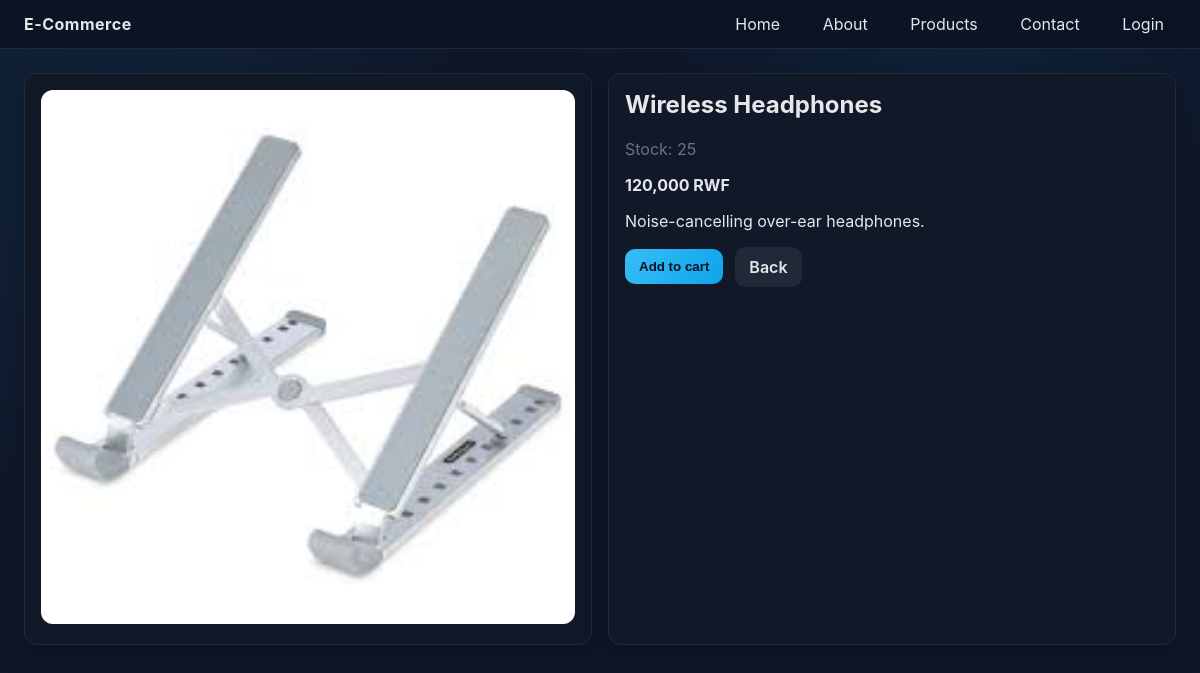
The page /customer/product_details.php?id=2 on the database its author committed.
### tables this page shows
CREATE TABLE IF NOT EXISTS Products (
    ProductID INT AUTO_INCREMENT PRIMARY KEY,
    Name VARCHAR(200),
    Price DECIMAL(10,2),
    Stock INT,
    CategoryID INT,
    ImageURL VARCHAR(500),
    Description TEXT,
    FOREIGN KEY (CategoryID) REFERENCES Categories(CategoryID)
);

### includes/functions.php (called while the page is built, shortened)
<?php
function sanitize(string $value): string
{
    return htmlspecialchars(trim($value), ENT_QUOTES, 'UTF-8');
}
function get_product(int $id)
{
    $pdo = getPDO();
    $stmt = $pdo->prepare('SELECT * FROM Products WHERE ProductID = ?');
    $stmt->execute([$id]);
    return $stmt->fetch();
}
function format_price(float $amount): string
{
    return number_format($amount, 0, '.', ',') . ' RWF';
}
function image_url(string $path): string
{
    return APP_URL . '/' . ltrim($path, '/');
}
?>

### customer/product_details.php (the view, shortened to what this page needs)
<?php
require_once __DIR__ . '/../includes/header.php';
require_once __DIR__ . '/../includes/functions.php';
$id = (int)($_GET['id'] ?? 0);
$product = get_product($id);
?>
<div class="grid" style="grid-template-columns: repeat(auto-fit, minmax(320px,1fr));">
    <div class="card">
        <img src="<?php echo image_url($product['ImageURL']); ?>" alt="<?php echo sanitize($product['Name']); ?>" style="width:100%;border-radius:12px;">
    </div>
    <div class="card">
        <h2><?php echo sanitize($product['Name']); ?></h2>
        <p class="muted">Stock: <?php echo (int)$product['Stock']; ?></p>
        <p><strong><?php echo format_price((float)$product['Price']); ?></strong></p>
        <p><?php echo sanitize($product['Description'] ?? 'Quality product.'); ?></p>
        <div class="flex">
            <button class="btn primary" data-add-to-cart data-id="<?php echo $product['ProductID']; ?>">Add to cart</button>
            <a class="btn secondary" href="browse_products.php">Back</a>
        </div>
    </div>
</div>
</main>
</body>
</html>

### assets/css/style.css (style rules this page uses)
:root { --bg: #0f172a; --card: #111827; --muted: #64748b; --accent: #38bdf8; --accent-strong: #0ea5e9; --success: #22c55e; --danger: #ef4444; --border: #1f2937; --text: #e5e7eb; }
* { box-sizing: border-box; }
body { margin: 0; font-family: "Inter", system-ui, -apple-system, sans-serif; background: radial-gradient(circle at 10% 20%, rgba(56,189,248,0.08), transparent 30%), radial-gradient(circle at 80% 0%, rgba(14,165,233,0.08), transparent 25%), var(--bg); color: var(--text); min-height: 100vh; }
a { color: var(--text); text-decoration: none; }
.grid { display: grid; gap: 16px; }
.card { background: var(--card); border: 1px solid var(--border); border-radius: 12px; padding: 16px; box-shadow: 0 10px 30px rgba(0,0,0,0.25); }
.card h2, .card h3 { margin-top: 0; }
.muted { color: var(--muted); }
.btn { display: inline-flex; align-items: center; justify-content: center; gap: 6px; padding: 10px 14px; border-radius: 10px; border: none; cursor: pointer; font-weight: 600; transition: transform .1s ease, background .2s ease; }
.btn.primary { background: linear-gradient(120deg, var(--accent), var(--accent-strong)); color: #0b1220; }
.btn.secondary { background: var(--border); color: var(--text); }
.flex { display: flex; gap: 12px; align-items: center; }

### rows shown on the page
products: ImageURL (picture), Name "Wireless Headphones", Stock "25", Price "120,000 RWF", Description "Noise-cancelling over-ear headphones."
